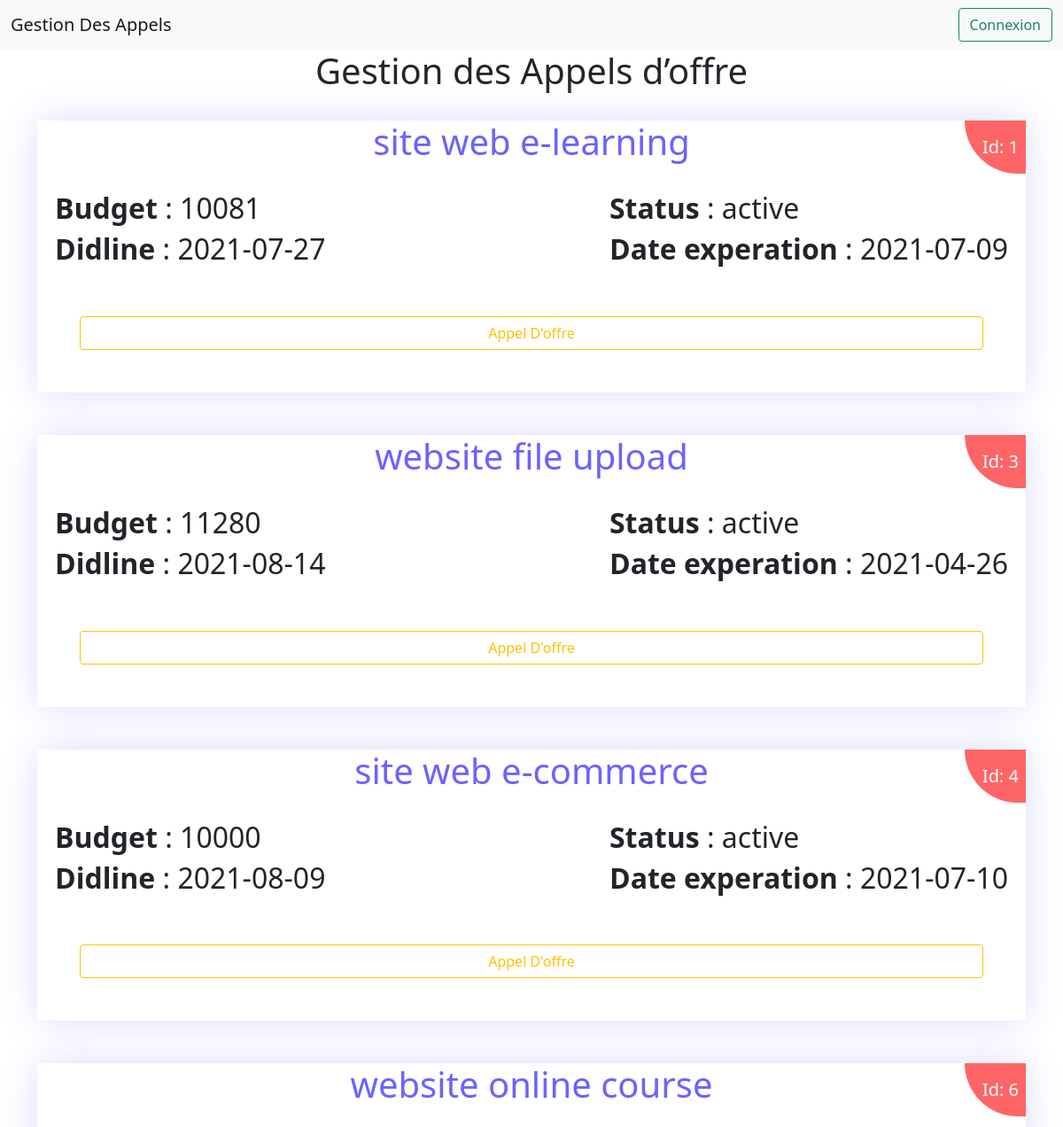
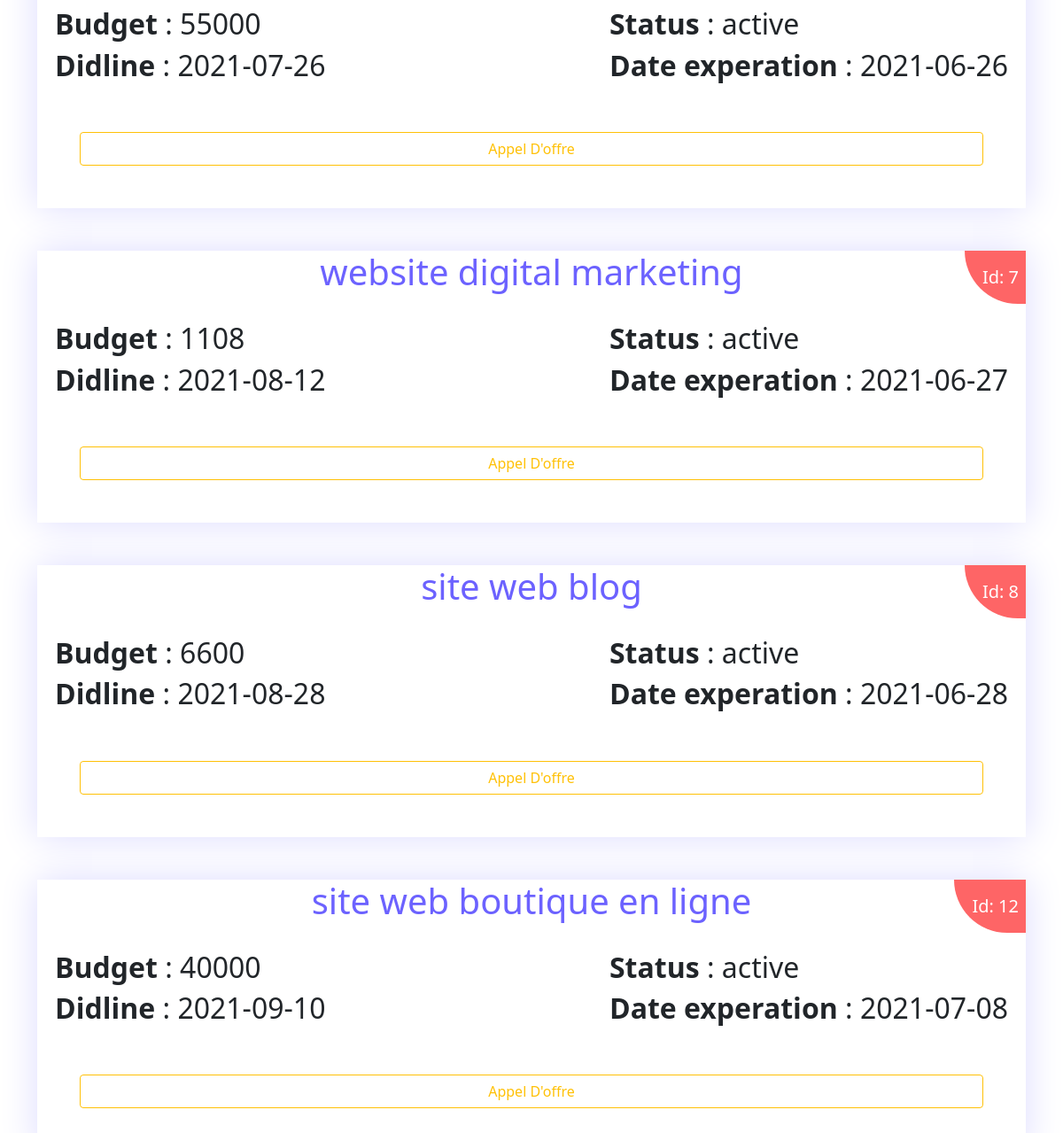
The page / on the database its author committed (2 pictures, top to bottom).
### tables this page shows
CREATE TABLE `offre` (
  `id` int(11) NOT NULL,
  `titre_offre` varchar(60) NOT NULL,
  `budget` float NOT NULL,
  `deadline` date NOT NULL,
  `statut` varchar(60) NOT NULL,
  `dateExperation` date NOT NULL
);

### index.php (the view, shortened to what this page needs)
<?php
    include 'conn.php';
?>
<!doctype html>
<html lang="en">
    <head>
        <link href="https://cdn.jsdelivr.net/npm/bootstrap@5.0.2/dist/css/bootstrap.min.css" rel="stylesheet">
    </head>
    <body>
        <nav class="navbar navbar-expand-lg navbar-light bg-light">
            <div class="container-fluid">
            <a class="navbar-brand" href="#">Gestion Des Appels</a>
            <div class="collapse navbar-collapse" id="navbarSupportedContent">
                <form class="d-flex">
                    <a class="btn btn-outline-success" href="login.php">Connexion</a>
                </form>
            </div>
            </div>
        </nav>
        <center><h1>Gestion des Appels d’offre</h1></center>
        <br>
        <section>
            <div class="container">
                <?php
                    $conn = $pdo->open();
                    try{
                        $stmt = $conn->prepare("SELECT * FROM offre");
                        $stmt->execute();
                        foreach($stmt as $row){
                            echo "
                                <div class='contentOffre'>
                                    <center><h1 class='titreOffre'>".$row['titre_offre']."</h1></center>
                                    <div class='post-date two textIdOffre'>
                                        <span class='IdSpanOffre'>Id: ".$row['id']."</span>
                                    </div>
                                    <br>
                                    <div class='contentOffreInfo'>
                                        <div>
                                            <div>
                                                <h2><b>Budget</b> : ".$row['budget']."</h2>
                                            </div>
                                            <div>
                                                <h2><b>Didline</b> : ".$row['deadline']."</h2>
                                            </div>
                                        </div>
                                        <div style='float: right;'>
                                            <div>
                                                <h2><b>Status</b> : ".$row['statut']."</h2>
                                            </div>
                                            <div>
                                                <h2><b>Date experation</b> : ".$row['dateExperation']."</h2>
                                            </div>
                                        </div>
                                    </div>
                                    <div class='d-grid gap-2 p-5'>
                                        <a class='btn btn-outline-warning' href='appelOffre.php?id=".$row['id']."'>Appel D'offre</a>
                                    </div>
                                </div>
                                <br><br>
                            ";
                        }
                    }
                    catch(PDOException $e){
                        echo "There is some problem in connection: " . $e->getMessage();
                    }
                ?>
                <br>
                <br>
            </div>
        </section>
        <br>
  </body>
</html>

### index.php (style rules this page uses)
.contentOffre { box-shadow: 0 0 40px #dcdbff; position: relative; }
.titreOffre { color: #6c62ff; }
.textIdOffre { position: absolute; right: 0; top: 0; }
.contentOffreInfo { display: flex; justify-content: space-between; padding: 0px 20px; }
.IdSpanOffre { background: #fe6566; color: #ffffff; font-size: 20px; font-weight: 500; display: inline-block; text-align: center; padding: 15px 8px; padding-left: 20px; border-radius: 0px 0px 0px 100px; }

### rows shown on the page
offre: titre_offre "site web e-learning", id "1", budget "10081", deadline "2021-07-27", statut "active", dateExperation "2021-07-09"
offre: titre_offre "website file upload", id "3", budget "11280", deadline "2021-08-14", statut "active", dateExperation "2021-04-26"
offre: titre_offre "site web e-commerce", id "4", budget "10000", deadline "2021-08-09", statut "active", dateExperation "2021-07-10"
offre: titre_offre "website online course", id "6", budget "55000", deadline "2021-07-26", statut "active", dateExperation "2021-06-26"
offre: titre_offre "website digital marketing", id "7", budget "1108", deadline "2021-08-12", statut "active", dateExperation "2021-06-27"
offre: titre_offre "site web blog", id "8", budget "6600", deadline "2021-08-28", statut "active", dateExperation "2021-06-28"
offre: titre_offre "site web boutique en ligne", id "12", budget "40000", deadline "2021-09-10", statut "active", dateExperation "2021-07-08"
